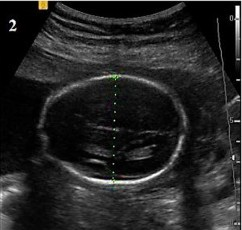
#> input picture img/janin/janin.jpg, 242 x 230 px, found by its file name
$ jupyter execute Fetal_USG_IRHT.ipynb
#> lines starting #> are read from the running program, lines starting #| are printed output that depends on the picture; after the words box and inside, x2 and y2 are one past the last pixel; in counts of white or black regions, pixels touching at a corner belong together; long printed decimals are rounded
# Deteksi Kepala Janin pada Citra USG Menggunakan Pendekatan IRHT (Educational Implementation)

Notebook ini menyusun pipeline berdasarkan artikel:

**Prediksi Umur Janin Pada Citra USG Berdasarkan Ukuran BPD Dan HC Menggunakan IRHT**

Pipeline utama:

1. Input citra USG
2. Preprocessing
3. Edge detection (Canny)
4. Deteksi elips dengan pendekatan randomized/iterative Hough
5. Estimasi parameter elips
6. Pengukuran BPD dan HC
7. Konversi dan analisis hasil

Catatan:
- Implementasi IRHT penuh memiliki detail matematis dan optimasi yang kompleks.
- Notebook ini menyediakan implementasi pembelajaran yang merepresentasikan konsep utama: sampling titik edge, pembentukan kandidat elips, scoring berdasarkan kecocokan edge, dan pemilihan kandidat terbaik.

## 1. Import Library

[cell 1]
import cv2
import numpy as np
import matplotlib.pyplot as plt
import random

from pathlib import Path

## 2. Input Citra USG

Masukkan citra USG kepala janin.

Output tahap ini:
- citra grayscale
- visualisasi awal

[cell 2]
# Ganti path sesuai lokasi citra
image_path = "../janin.jpg"

img = cv2.imread(image_path)
#> img is the input picture: shape (230, 242, 3); mean B, G, R 36.8, 37, 37

if img is None:
    raise FileNotFoundError("Citra tidak ditemukan. Ganti image_path.")

gray = cv2.cvtColor(img, cv2.COLOR_BGR2GRAY)

plt.figure(figsize=(6,5))
plt.imshow(gray, cmap="gray")
plt.title("Input USG Grayscale")
plt.axis("off");

## 3. Preprocessing

Tahap preprocessing bertujuan mengurangi noise USG sebelum edge detection.

Operasi:
- Gaussian smoothing
- normalisasi intensitas

[cell 3]
blur = cv2.GaussianBlur(gray, (5,5), 0)
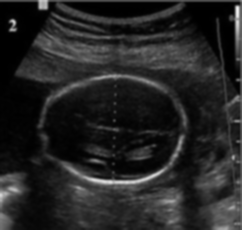
#> blur: shape (230, 242); min 0, max 239, mean 36.5

plt.figure(figsize=(6,5))
plt.imshow(blur, cmap="gray")
plt.title("Gaussian Filter Result")
plt.axis("off");

## 4. Edge Detection menggunakan Canny

[cell 4]
edges = cv2.Canny(
    blur,
    threshold1=50,
    threshold2=150
)
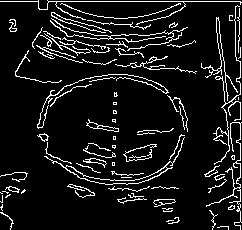
#> edges: shape (230, 242); 9.2% white in thin lines or dots

plt.figure(figsize=(6,5))
plt.imshow(edges, cmap="gray")
plt.title("Canny Edge Detection")
plt.axis("off");

## 5. Ekstraksi Edge Points

IRHT bekerja pada kumpulan titik edge:

\[
P = \{(x_1,y_1),(x_2,y_2),..., (x_n,y_n)\}
\]

[cell 5]
points = np.column_stack(np.where(edges > 0))
#> points = 5104 pairs, first value 0 to 229, second value 0 to 241

# batasi jumlah titik untuk eksperimen
max_points = 10000

if len(points) > max_points:
    points = points[np.random.choice(len(points), max_points, replace=False)]

print("Jumlah edge points:", len(points))
#| Jumlah edge points: 5104

plt.figure(figsize=(6,5))
plt.scatter(points[:,1], points[:,0], s=2)
plt.gca().invert_yaxis()
plt.title("Edge Points")
plt.xlabel("x")
plt.ylabel("y");
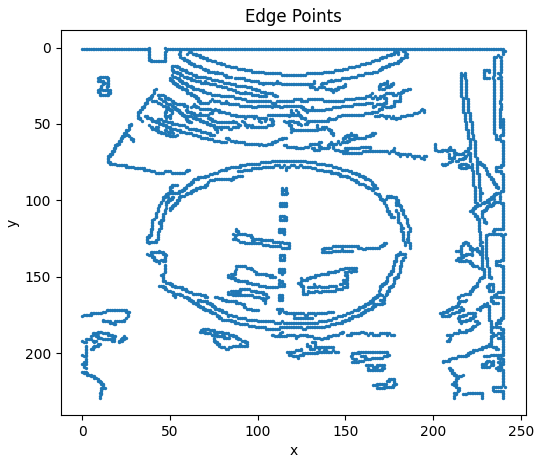
#> figure drawn by matplotlib, 1 panel

# 6. Kandidat Ellipse

Representasi elips:

\[
(x_c,y_c,a,b,\theta)
\]

dimana:
- xc,yc = pusat elips
- a = semimajor axis
- b = semiminor axis
- theta = rotasi

Pada implementasi ini kita menggunakan:
- random sampling contour points
- OpenCV ellipse fitting sebagai estimator kandidat

[cell 6]
def generate_candidate_ellipse(points, min_points=5):
    if len(points) < min_points:
        return None

    sample = points[
        np.random.choice(
            len(points),
            min_points,
            replace=False
        )
    ]

    sample = sample[:, ::-1].astype(np.int32)

    try:
        ellipse = cv2.fitEllipse(sample)
        return ellipse
    except:
        return None

## 7. Scoring Kandidat Elips

Kandidat dinilai berdasarkan jumlah edge yang dekat dengan kurva elips.

Semakin banyak edge yang bertepatan:
- semakin besar score
- semakin besar kemungkinan menjadi kepala janin

[cell 7]
def ellipse_score(ellipse, edge_image, tolerance=2):
    canvas = np.zeros_like(edge_image)

    cv2.ellipse(
        canvas,
        ellipse,
        255,
        1
    )

    overlap = np.logical_and(
        canvas > 0,
        edge_image > 0
    )

    return np.sum(overlap)

## 8. Iterative Randomized Search (IRHT Approximation)

[cell 8]
iterations = 200

best_score = 0
best_ellipse = None

for i in range(iterations):

    candidate = generate_candidate_ellipse(points)

    if candidate is not None:
        score = ellipse_score(candidate, edges)

        if score > best_score:
            best_score = score
            best_ellipse = candidate
#> this loop made 200 passes
#> (score, best_score, best_ellipse) on passes 1, 4, 6, 24, 42, 76: (45, 45, ((131.2, 151.5), (122.7, 600.1), 129.5)), (57, 57, ((201.1, 99.51), (135.4, 380.7), 114.3)), (73, 73, ((128.7, 126.4), (101, 195.3), 85.17)), (78, 78, ((121.1, 108.3), (93.35, 266.7), 56.4)), (86, 86, ((177, 101.3), (126.8, 242.2), 5.96)), (94, 94, ((136.3, 112), (154.5, 224.5), 134))
#> (candidate, score) on passes 2, 3, 5, 7, 8, 9: (((158.5, 111.9), (124.2, 221.5), 170.1), 44), (((154.2, 148.5), (46.93, 315.3), 92.66), 40), (((154, 97.3), (102.3, 263.1), 131.7), 51), (((117.3, 137.5), (118.4, 229.4), 130.3), 43), (((165.5, 90.98), (141.7, 177), 110.5), 43), (((69.15, 113.7), (136.7, 322.4), 92.33), 71)
#> pass 1, in ellipse_score, `overlap = np.logical_and( canvas > 0, edge_image > 0 )`:
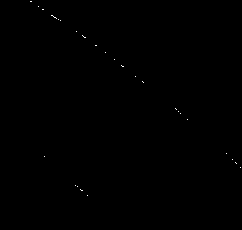
#> overlap: shape (230, 242) bool; 0.08% white in thin lines or dots, all inside (x1, y1, x2, y2) = (30, 1, 241, 196)
#> pass 2, in ellipse_score (call 2), `overlap = np.logical_and( canvas > 0, edge_image > 0 )`:
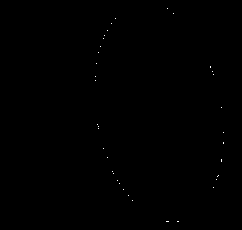
#> overlap: shape (230, 242) bool; 0.08% white in thin lines or dots, all inside (x1, y1, x2, y2) = (95, 8, 224, 222)
#> pass 3, in ellipse_score (call 3), `overlap = np.logical_and( canvas > 0, edge_image > 0 )`:
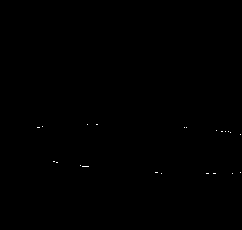
#> overlap: shape (230, 242) bool; 0.07% white in thin lines or dots, all inside (x1, y1, x2, y2) = (37, 124, 241, 174)
#> after the loop, best_score = 94

print("Best score:", best_score)
#| Best score: 94
print("Best ellipse:", best_ellipse)
#| Best ellipse: ((136.287, 111.998), (154.500, 224.490), 134.044)

## 9. Visualisasi Best Ellipse

[cell 9]
result = cv2.cvtColor(gray, cv2.COLOR_GRAY2BGR)

if best_ellipse is not None:
    cv2.ellipse(
        result,
        best_ellipse,
        (0,255,0),
        2
    )
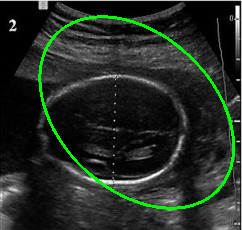
#> result: shape (230, 242, 3); mean B, G, R 35.5, 43.5, 35.5

plt.figure(figsize=(6,5))
plt.imshow(cv2.cvtColor(result, cv2.COLOR_BGR2RGB))
plt.title("Detected Ellipse")
plt.axis("off");

## 10. Estimasi BPD dan HC

Dari elips diperoleh:
- major axis
- minor axis

Pendekatan artikel menggunakan hubungan geometris BPD dengan diameter kepala.

Pada implementasi ini:

\[
BPD pprox minor\ axis
\]

Konversi pixel ke mm membutuhkan informasi skala USG.

[cell 10]
if best_ellipse is not None:

    center, axes, angle = best_ellipse
#> center = (136.3, 112); axes = (154.5, 224.5); angle = 134

    major_axis = axes[0]
#> major_axis = 154.5
    minor_axis = axes[1]
#> minor_axis = 224.5

    BPD_pixel = minor_axis
#> BPD_pixel = 224.5

    print("Center:", center)
#| Center: (136.287, 111.998)
    print("Major axis pixel:", major_axis)
#| Major axis pixel: 154.500
    print("Minor axis pixel:", minor_axis)
#| Minor axis pixel: 224.490
    print("Angle:", angle)
#| Angle: 134.044
    print("Estimated BPD pixel:", BPD_pixel)
#| Estimated BPD pixel: 224.490

else:
    print("Ellipse belum ditemukan")

$ run again, with img/janin/images.jpg copied over img/janin/janin.jpg
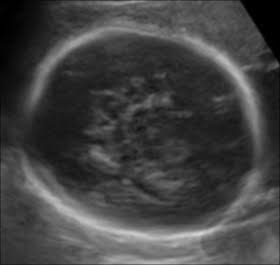
#> input picture img/janin/images.jpg, 280 x 265 px, found by its file name
#> img is the input picture: shape (265, 280, 3); min 0, max 214, mean 66.8
#> `edges = cv2.Canny( blur, threshold1=50, threshold2=150 )`:
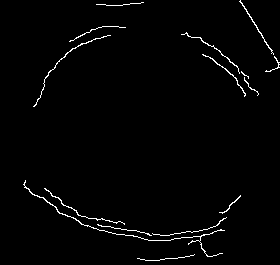
#> edges: shape (265, 280); 1.7% white in thin lines or dots
#> points = 1247 pairs, first value 0 to 260, second value 23 to 279
#| Jumlah edge points: 1247
#> the loop `for i in range(iterations): ` made 200 passes
#> (score, best_score, best_ellipse) on passes 1, 2, 5, 19, 77: (13, 13, ((-221.7, 571.8), (355.4, 1473.2), 38.74)), (29, 29, ((124.9, 125.2), (185.7, 224.2), 28.78)), (73, 73, ((140, 132.9), (198.4, 233.1), 66.15)), (95, 95, ((140, 133), (195.2, 244.8), 100.1)), (99, 99, ((151.1, 141.5), (225, 245.8), 133.2))
#> after the loop `for i in range(iterations):`: best_ellipse = ((154.3, 132), (201, 244), 107.4); best_score = 103
#| Best score: 103
#| Best ellipse: ((154.297, 132.044), (201.004, 244.038), 107.433)
#> `cv2.ellipse( result, best_ellipse, (0,255,0), 2 )`:
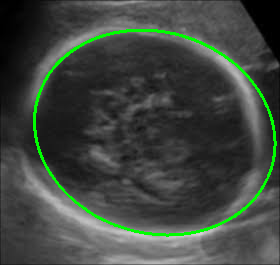
#> result: shape (265, 280, 3); 2.78% of pixels changed, all inside (x1, y1, x2, y2) = (33, 29, 277, 237)
#> center = (154.3, 132); axes = (201, 244); angle = 107.4
#> major_axis = 201
#> minor_axis = 244
#| Center: (154.297, 132.044)
#| Major axis pixel: 201.004
#| Minor axis pixel: 244.038
#| Angle: 107.433
#| Estimated BPD pixel: 244.038
